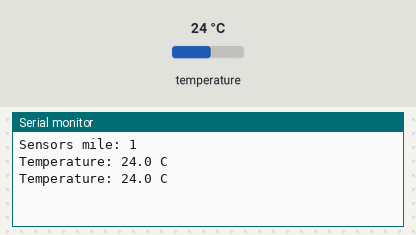
This sketch was run on a simulated Arduino Uno, built with avr-gcc and run on an emulated ATmega328P. On the bench: the last lines printed to the serial monitor. The test bench sets the inputs (shaded band); at power-on: temperature 24 °C.

Above: at 3.3 s.
3.4 s: temperature set to 12 °C
At 5.5 s:
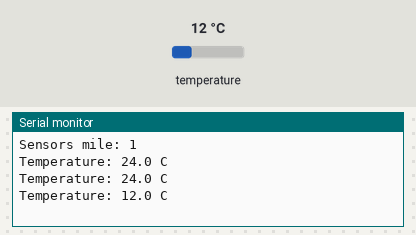
5.9 s: temperature set to 19 °C
At 6.8 s:
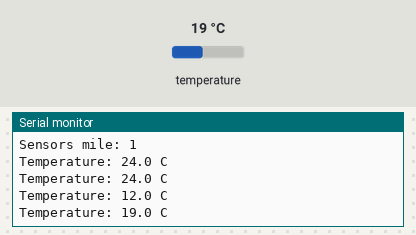
Timing chart, 0 to 8.9 s (numbered marks = the images above; inputs shaded):
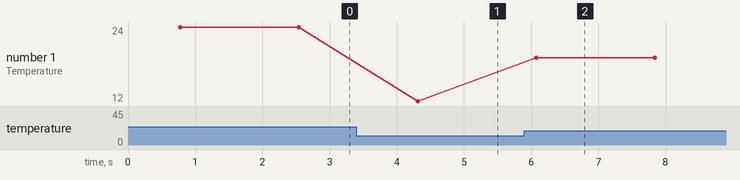

Measured:
- after the input at 3.4 s, the serial monitor: prints a new line after 0.91 s (image 1)
- after the input at 5.9 s, the serial monitor: prints a new line after 0.17 s (image 2)
- plotted number 1: 24 → 12 after the input at 3.4 s, 12 → 19 after the input at 5.9 s

The sketch:

test3_ds18b20.ino
```cpp
/*
 * TEST 3: DS18B20 TEMPERATURE
 * Serial Monitor (115200) me har second temperature dikhega.
 * Room me ~25-30 C, probe mutthi me pakdo to badhega.
 * Libraries: OneWire, DallasTemperature
 */
#include <OneWire.h>
#include <DallasTemperature.h>

#define TEMP_PIN 4   // probe ka Yellow (DATA) taar, 4.7k resistor se 3V3 pe bhi

OneWire oneWire(TEMP_PIN);
DallasTemperature tempSensor(&oneWire);

void setup() {
  Serial.begin(115200);
  tempSensor.begin();
  Serial.print("Sensors mile: ");
  Serial.println(tempSensor.getDeviceCount());   // 1 aana chahiye
}

void loop() {
  tempSensor.requestTemperatures();          // reading lo
  float t = tempSensor.getTempCByIndex(0);   // pehle sensor ki value

  if (t == DEVICE_DISCONNECTED_C) {
    Serial.println("Sensor nahi mila! (-127) Wiring check karo.");
  } else {
    Serial.print("Temperature: ");
    Serial.print(t, 1);
    Serial.println(" C");
  }
  delay(1000);
}
```
